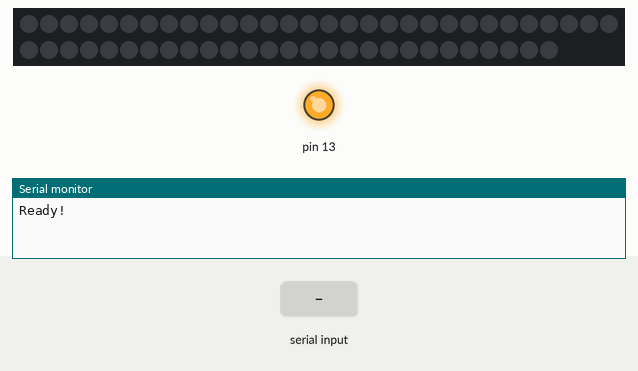
Simulated run of this sketch. Board: Arduino Uno, built with avr-gcc and run on an emulated ATmega328P. On the bench: 57 RGB LEDs in strip order, left to right, continuing on the next row, output pins drawn as LEDs (lit = HIGH), the last lines printed to the serial monitor. The test bench sets the inputs (shaded band). Random numbers use the default seed unless the sketch sets one.

Above: at 1.2 s.
1.3 s: "a" received over Serial
At 1.51 s:
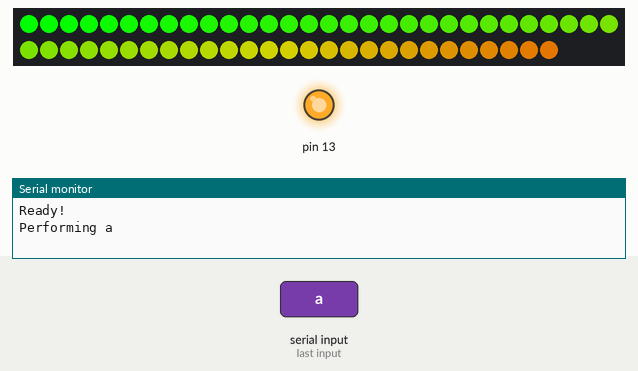
At 2.11 s:
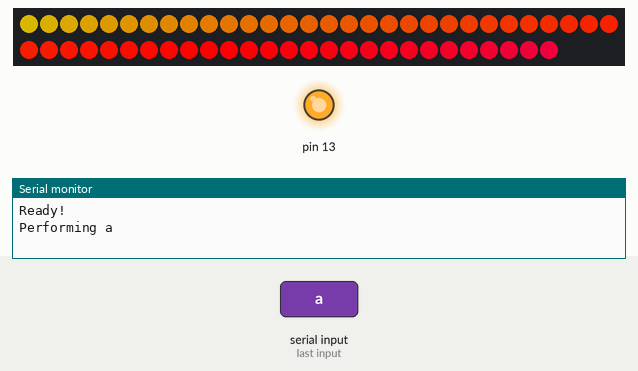
9.7 s: "r" received over Serial
At 12.3 s:
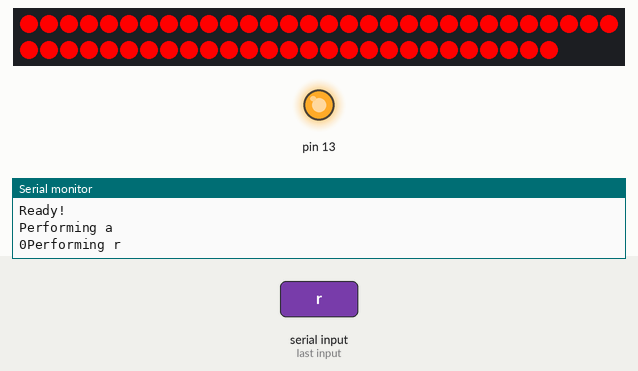
Timing chart, 0 to 13.8 s (numbered marks = the images above; inputs shaded):
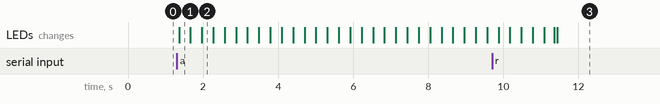

Measured:
- after the input at 1.3 s, the LEDs: change after 0.06 s (image 1)

The sketch:

Twitch.ino
```cpp
#include <ArduinoQueue.h>
#include "Cube.h"
#include "Strip.h"
#include "Command.h"

// GENERAL CONSTANTS
const int SECOND = 1000;
ArduinoQueue<Command> COMMANDS(50);

// Define controllable devices
Cube cube;
Strip ledStrip;


// DEFAULT ARDUINO FUNCTIONS

void setup() {
  // Set up neopixel strip
  ledStrip.begin();
  ledStrip.setBrightness(255);

  // Set up cube
  pinMode(13, OUTPUT);
  digitalWrite(13, HIGH);

  // Set up Serial
  Serial.begin(9600);
  cubeSerial.begin(9600);
  while (!Serial && !cubeSerial) {};
  Serial.println("Ready!");
}

void loop() {
  cube.clearCube();
  ledStrip.clearStrip();

  checkForInput();

  if (!COMMANDS.isEmpty()) {
    performAction(COMMANDS.dequeue().value());
  }
}

// ====================================================================================================================

// HELPER FUNCTIONS

void performAction(char action) {

  Serial.println("Performing " + (String) action);
  switch(action) {
      case 'a':
        ledStrip.rainbow(10 * SECOND);
        break;
      case 'c':
        cube.bounce(5 * SECOND);
        break;
      default:
        ledStrip.solidColor(action);
    }
}

void checkForInput() {
  if (Serial.available() > 0) {
    Command command(char(Serial.read()));

    if (command.isValid())
      COMMANDS.enqueue(command.value());
  }
}
```

Command.h
```cpp
class Command {
  private:
    char command;

  public:
    char validCommands[6] = {'a', 'r', 'g', 'b', 'c'};

    Command(char c) {
      this->command = c;
    }

    Command() {}

    bool isValid() {
      for (int i = 0; i < sizeof(validCommands); i++) {
        if (command == validCommands[i]) {
          return true;
        }
      }
      return false;
    }

    char value() {
      return command;
    }
};
```

Cube.h
```cpp
#include <SoftwareSerial.h>

SoftwareSerial cubeSerial(10, 11);

class Cube {
  public:

    int start = 0xf2;
    static const int numLights = 64;
    int twitchLogo[numLights] = {
      0x00, 0x00, 0x00, 0x00, 0x00, 0x00, 0x00, 0x7f,
      0x00, 0x00, 0x00, 0x00, 0x00, 0x00, 0x00, 0xc1,
      0x00, 0x00, 0x00, 0x00, 0x00, 0x00, 0x00, 0xd5,
      0x00, 0x00, 0x00, 0x00, 0x00, 0x00, 0x00, 0xd5,
      0x00, 0x00, 0x00, 0x00, 0x00, 0x00, 0x00, 0xc1,
      0x00, 0x00, 0x00, 0x00, 0x00, 0x00, 0x00, 0xe6,
      0x00, 0x00, 0x00, 0x00, 0x00, 0x00, 0x00, 0x38,
      0x00, 0x00, 0x00, 0x00, 0x00, 0x00, 0x00, 0x10
    };

    void bounce(int endDelay) {
      int bounceHeights[] = {8, 7, 6, 5, 4, 3, 2, 1, 0, 1, 2, 3, 4, 5, 6, 7, 7, 6, 6, 5, 5, 4, 3, 2, 1, 0, 1, 2, 3, 3, 4, 4, 5, 5, 4, 4, 3, 2, 1, 0, 1, 1, 2, 2, 1, 1, 0, 0, 1, 1, 1, 0, 0, 1, 1, 0};
      int copy[numLights];
      int* currentFrame;

      int i;
      for ( i= 0; i < sizeof(bounceHeights)/sizeof(bounceHeights[0]); i++) {
      currentFrame = deepCopy(copy);
      shiftUp(currentFrame, bounceHeights[i]);
      writeAll(currentFrame);
      delay(10);
      }
      delay(endDelay);
    }

    void oneAtTime() {
      int copy[numLights];
      int* currentFrame = emptyCube(copy);

      int i, j, k;
      for (i = 0; i < 8; i++) {
      for (j = 0; j < 8; j++) {
        for (k = 0; k < 8; k++) {
        setPixel(currentFrame, i, j, k);
        writeAll(currentFrame);
        delay(1);
        }
      }
      }
    }

    void oneAtTimeRandom() {
      int copy[numLights];
      int* currentFrame = emptyCube(copy);
      int lightsSet = 0;
      int x, y, z;

      while (true) {
      x = random(8);
      y = random(8);
      z = random(8);

      if (isPixelSet(currentFrame, x, y, z)) {
        continue;
      }

      setPixel(currentFrame, x, y, z);
      writeAll(currentFrame);
      lightsSet++;

      if (lightsSet == 256) {
        break;
      }

      delay(10);
      }
    }

    void shiftBackTest() {
      int i;

      int copy[numLights];
      int* currentFrame = deepCopy(copy);
      writeAll(currentFrame);
      delay(100);

      for (i = 0; i < 8; i++) {
      shiftBack(currentFrame, 1);
      writeAll(currentFrame);
      delay(100);
      }

      shiftBack(currentFrame, 2);
      writeAll(currentFrame);
      delay(100);
    }

    void clearCube() {
      int empty[numLights];
      int* cube = emptyCube(empty);
      writeAll(cube);
    }

    void shiftUp(int *values, int shift) {
      if (shift <= 0) {
      return;
      }

      int i;
      int shiftLightNum = shift * 8;

      for (i = 0; i < numLights - shiftLightNum; i++) {
      values[i] = values[i+shiftLightNum];
      }

      for (i = numLights-shiftLightNum; i < numLights; i++) {
      values[i] = 0;
      }
    }

    void shiftBack(int *values, int shift) {
      if (shift <= 0) {
      return;
      }

      int i, j;

      for (i = 0; i < numLights; i += 8) {
      for (j = i; j <= i + (8 - shift); j++) {
        values[j] = values[j + shift];
      }
      }

      for (i = 0; i < numLights; i += 8) {
      for (j = i + (8-shift); j <= i + 8; j++) {
        values[j] = 0;
      }
      }
    }

    void clearPixel(int* values, int x, int y, int z) {
      int pixelLocation = x + (y * 8);
      values[pixelLocation] &= ~(1UL << z);
    }

    void setPixel(int* values, int x, int y, int z) {
      int pixelLocation = x + (y * 8);
      values[pixelLocation] |= 1UL << z;
    }

    bool isPixelSet(int* values, int x, int y, int z) {
      int pixelLocation = x + (y * 8);
      return (values[pixelLocation] >> z) & 1U > 0;
    }

    void writeAll(int *values) {
      int i;
      cubeSerial.write(start);
      for (i = 0; i < numLights; i++) {
        cubeSerial.write(values[i]);
      }
    }

    int* deepCopy(int *copy) {
      int i;
      for (i = 0; i < numLights; i++) {
        copy[i] = twitchLogo[i];
      }
      return copy;
    }

    int* emptyCube(int* empty) {
      int i;
      for (i = 0; i < numLights; i++) {
      empty[i] = 0;
      }
      return empty;
    }
};
```

Strip.h
```cpp
#include <Adafruit_NeoPixel.h>

class Strip {
  public:
    const int ledPin = 5;
    const int numLeds = 57;

    Adafruit_NeoPixel strip = Adafruit_NeoPixel(numLeds, ledPin, NEO_GRB + NEO_KHZ800);

    void begin() {
      strip.begin();
    }

    void setBrightness(int brightness) {
      strip.setBrightness(brightness);
    }

    void setPixel(int Pixel, byte red, byte green, byte blue) {
      strip.setPixelColor(Pixel, strip.Color(red, green, blue));
      //checkForInput();
    }

    void clearStrip() {
      setAll(0, 0, 0);
    }

    void setAll(byte red, byte green, byte blue) {
      for(int i = 0; i < numLeds; i++ ) {
        setPixel(i, red, green, blue);
      }
      strip.show();
    }

    void solidColor(char color) {

      if (color == 'r') {
          setAll(255, 0, 0);
        } else if (color == 'g') {
          setAll(0, 255, 0);
        } else if (color == 'b') {
          setAll(0, 0, 255);
        }
        delay(5000);
        strip.clear();
        strip.show();
    }

    void rainbow(int wait) {
      uint16_t i, j;
      int startTime = millis();
      int endTime;

      while (true) {
        for(j=0; j<256; j++) {
          for(i=0; i<strip.numPixels(); i++) {
            strip.setPixelColor(i, Wheel((i*1+j) & 255));
          }
          endTime = millis();
          if (endTime - startTime > wait) {
            Serial.print(sprintf("endTime: %d\nstartTime: %d\ndifference: %d", endTime, startTime, endTime-startTime));
            return;
          }

          strip.show();
          delay(10);
        }
      }
    }


    // Input a value 0 to 255 to get a color value.
    // The colours are a transition r - g - b - back to r.
    uint32_t Wheel(byte WheelPos) {
      if(WheelPos < 85) {
        return strip.Color(WheelPos * 3, 255 - WheelPos * 3, 0);
      }
      else if(WheelPos < 170) {
        WheelPos -= 85;
        return strip.Color(255 - WheelPos * 3, 0, WheelPos * 3);
      }
      else {
        WheelPos -= 170;
        return strip.Color(0, WheelPos * 3, 255 - WheelPos * 3);
      }
    }
};
```
